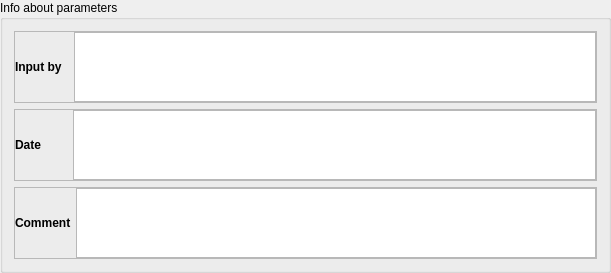
  <widget class="QGroupBox" name="groupBox_3">
   <property name="geometry">
    <rect>
     <x>0</x>
     <y>430</y>
     <width>611</width>
     <height>161</height>
    </rect>
   </property>
   <property name="title">
    <string>Info about parameters</string>
   </property>
   <layout class="QVBoxLayout" name="verticalLayout_8">
    <item>
     <widget class="QFrame" name="frame_26">
      <property name="frameShape">
       <enum>QFrame::StyledPanel</enum>
      </property>
      <property name="frameShadow">
       <enum>QFrame::Raised</enum>
      </property>
      <layout class="QHBoxLayout" name="horizontalLayout_22">
       <property name="spacing">
        <number>5</number>
       </property>
       <property name="leftMargin">
        <number>0</number>
       </property>
       <property name="topMargin">
        <number>0</number>
       </property>
       <property name="rightMargin">
        <number>0</number>
       </property>
       <property name="bottomMargin">
        <number>0</number>
       </property>
       <item>
        <widget class="QLabel" name="label_25">
         <property name="maximumSize">
          <size>
           <width>16777215</width>
           <height>16777215</height>
          </size>
         </property>
         <property name="font">
          <font>
           <weight>75</weight>
           <bold>true</bold>
          </font>
         </property>
         <property name="text">
          <string>Input by  </string>
         </property>
        </widget>
       </item>
       <item>
        <widget class="QTextEdit" name="textEdit_21">
         <property name="readOnly">
          <bool>true</bool>
         </property>
        </widget>
       </item>
      </layout>
     </widget>
    </item>
    <item>
     <widget class="QFrame" name="frame_27">
      <property name="frameShape">
       <enum>QFrame::StyledPanel</enum>
      </property>
      <property name="frameShadow">
       <enum>QFrame::Raised</enum>
      </property>
      <layout class="QHBoxLayout" name="horizontalLayout_23">
       <property name="spacing">
        <number>5</number>
       </property>
       <property name="leftMargin">
        <number>0</number>
       </property>
       <property name="topMargin">
        <number>0</number>
       </property>
       <property name="rightMargin">
        <number>0</number>
       </property>
       <property name="bottomMargin">
        <number>0</number>
       </property>
       <item>
        <widget class="QLabel" name="label_26">
         <property name="maximumSize">
          <size>
           <width>16777215</width>
           <height>16777215</height>
          </size>
         </property>
         <property name="font">
          <font>
           <weight>75</weight>
           <bold>true</bold>
          </font>
         </property>
         <property name="text">
          <string>Date        </string>
         </property>
        </widget>
       </item>
       <item>
        <widget class="QTextEdit" name="textEdit_22">
         <property name="readOnly">
          <bool>true</bool>
         </property>
        </widget>
       </item>
      </layout>
     </widget>
    </item>
    <item>
     <widget class="QFrame" name="frame_28">
      <property name="frameShape">
       <enum>QFrame::StyledPanel</enum>
      </property>
      <property name="frameShadow">
       <enum>QFrame::Raised</enum>
      </property>
      <layout class="QHBoxLayout" name="horizontalLayout_24">
       <property name="spacing">
        <number>5</number>
       </property>
       <property name="leftMargin">
        <number>0</number>
       </property>
       <property name="topMargin">
        <number>0</number>
       </property>
       <property name="rightMargin">
        <number>0</number>
       </property>
       <property name="bottomMargin">
        <number>0</number>
       </property>
       <item>
        <widget class="QLabel" name="label_27">
         <property name="maximumSize">
          <size>
           <width>16777215</width>
           <height>16777215</height>
          </size>
         </property>
         <property name="font">
          <font>
           <weight>75</weight>
           <bold>true</bold>
          </font>
         </property>
         <property name="text">
          <string>Comment</string>
         </property>
        </widget>
       </item>
       <item>
        <widget class="QTextEdit" name="textEdit_23">
         <property name="readOnly">
          <bool>true</bool>
         </property>
        </widget>
       </item>
      </layout>
     </widget>
    </item>
   </layout>
  </widget>
